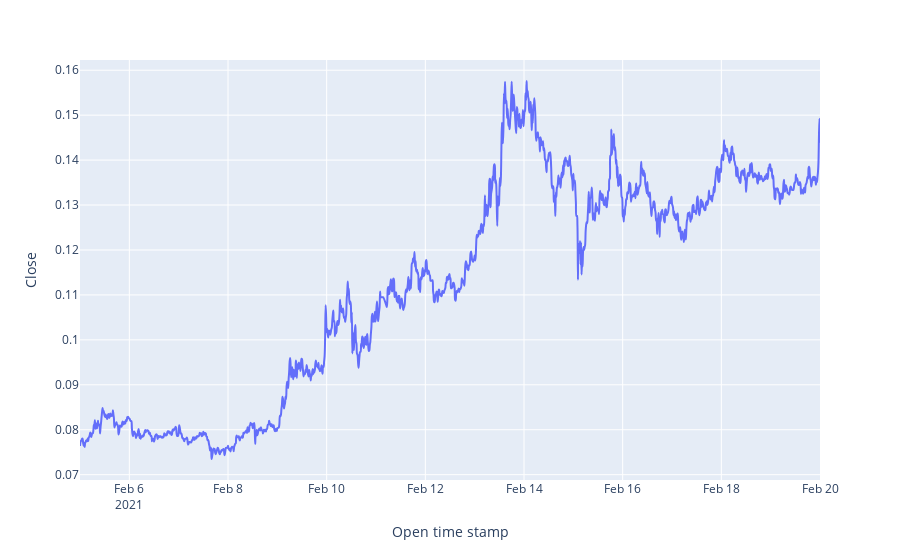

The notebook cell saved with this chart:
### Code cell
fig = px.line(candles, x='Open time stamp', y="Close",
              line_shape="spline", render_mode="svg")
fig.show()

### Figure 1 — Plotly figure (JSON) as saved in the notebook; plotly's stock layout.template omitted (floating-point values rounded to 4 significant figures; data arrays with more than 128 entries replaced by an {"elided": "..."} marker saying what was removed)
{"data": [{"hovertemplate": "Open time stamp=%{x}<br>Close=%{y}<extra></extra>", "legendgroup": "", "line": {"color": "#636efa", "dash": "solid", "shape": "spline"}, "mode": "lines", "name": "", "orientation": "v", "showlegend": false, "type": "scatter", "x": {"elided": "1436 str values"}, "xaxis": "x", "y": {"elided": "1436 float values"}, "yaxis": "y"}], "layout": {"legend": {"tracegroupgap": 0}, "margin": {"t": 60}, "xaxis": {"anchor": "y", "domain": [0, 1], "title": {"text": "Open time stamp"}}, "yaxis": {"anchor": "x", "domain": [0, 1], "title": {"text": "Close"}}}}
